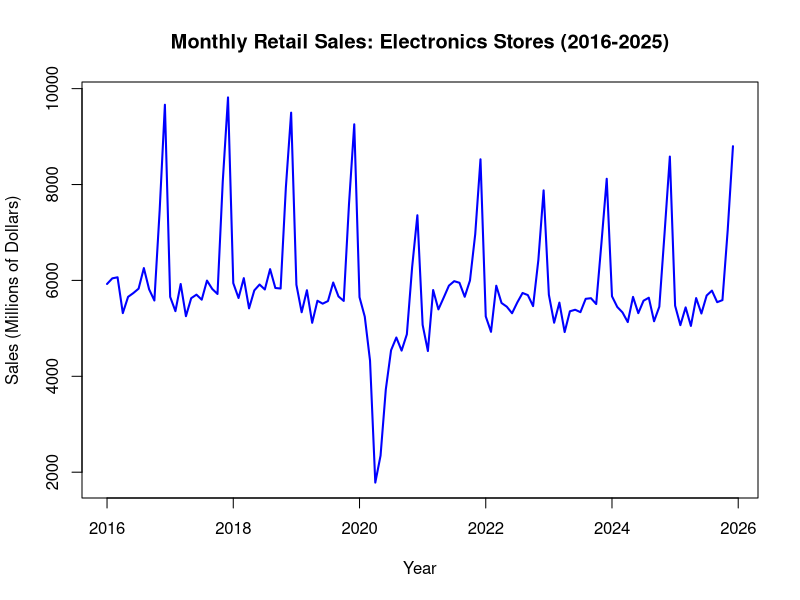
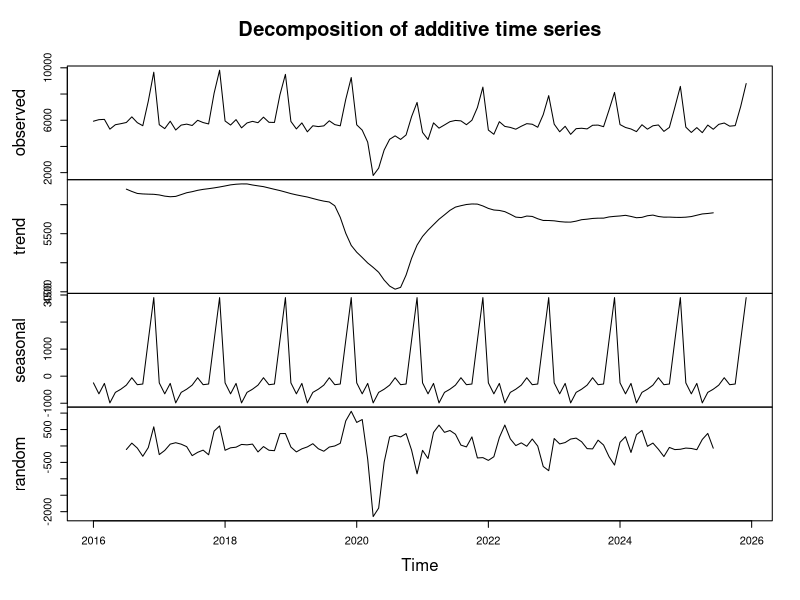
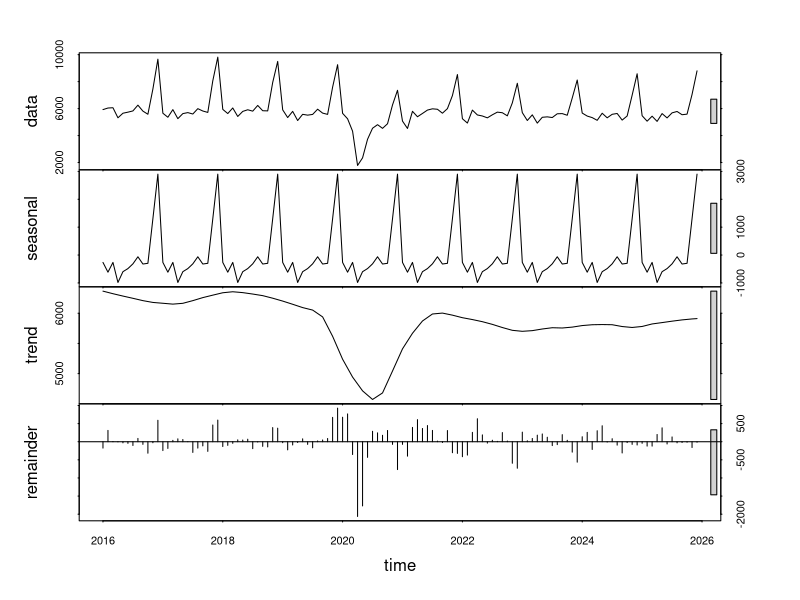
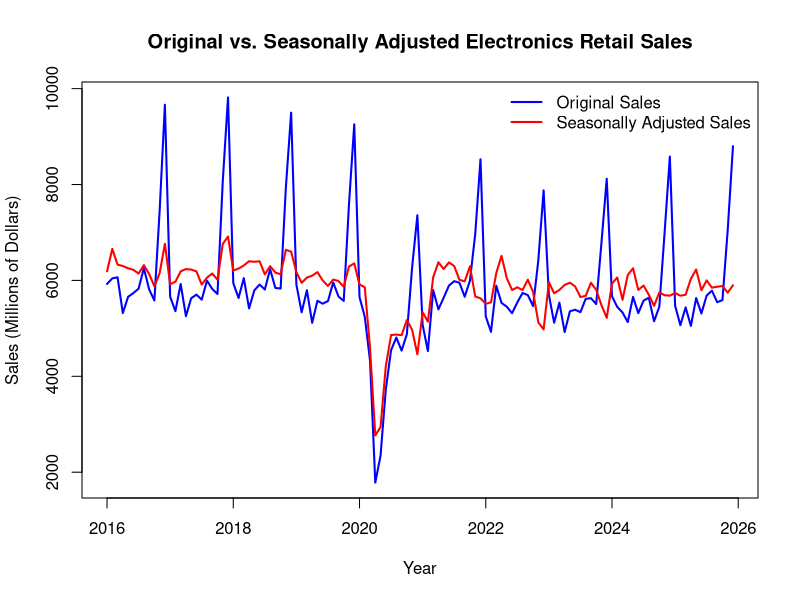
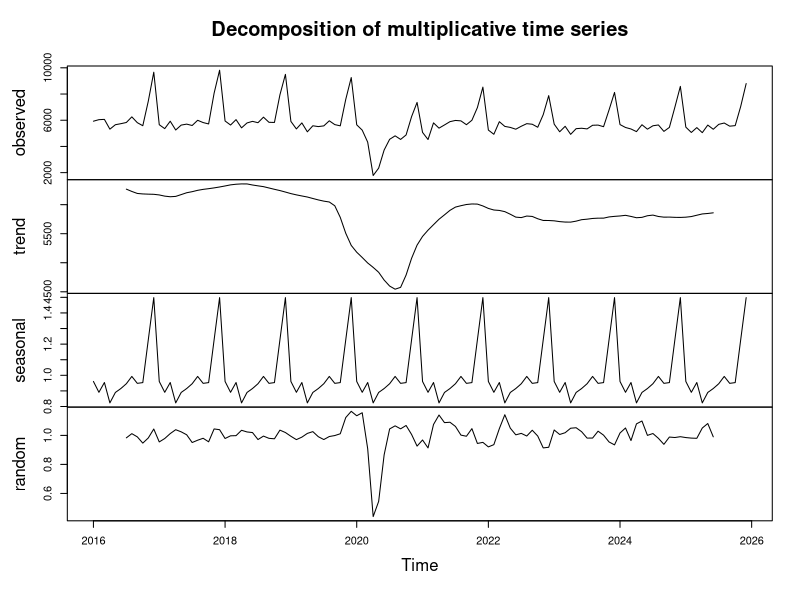
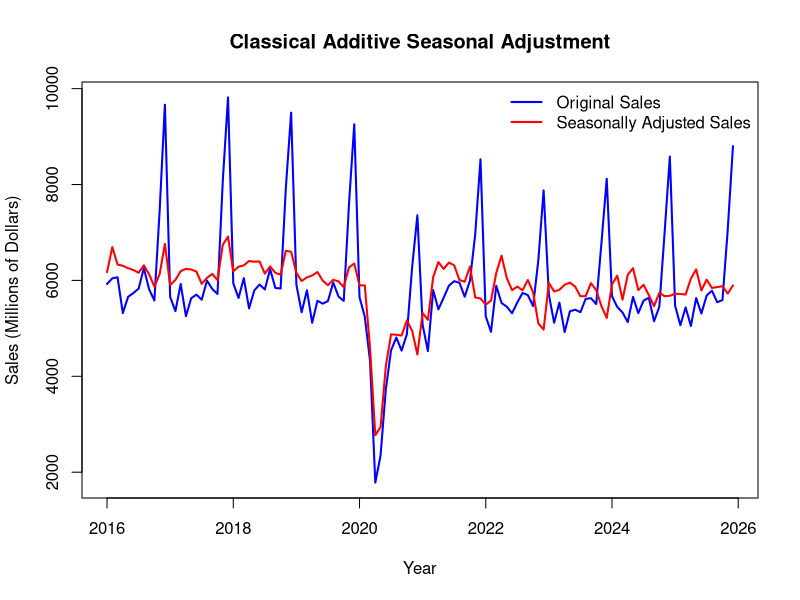

These figures' R source, in order:
## ---- chunk 1
knitr::opts_chunk$set(echo = TRUE)
## ---- chunk 2
retail_data <- read.csv("Retail Sales - Electronics Stores.csv")

head(retail_data)
str(retail_data)
## ---- chunk 3
retail_ts <- ts(
  retail_data$MRTSSM443142USN,
  start = c(2016, 1),
  frequency = 12
)

plot(
  retail_ts,
  main = "Monthly Retail Sales: Electronics Stores (2016-2025)",
  xlab = "Year",
  ylab = "Sales (Millions of Dollars)",
  col = "blue",
  lwd = 2
)
## ---- chunk 4
retail_decomp <- decompose(retail_ts, type = "additive")

plot(retail_decomp)
## ---- chunk 5
retail_stl <- stl(retail_ts, s.window = "periodic")

plot(retail_stl)
## ---- chunk 6
library(forecast)

# Examine the components stored in the STL decomposition
attributes(retail_stl)

# Calculate seasonally adjusted sales
retail_adjusted <- seasadj(retail_stl)

# Plot original and seasonally adjusted sales
plot(
  retail_ts,
  main = "Original vs. Seasonally Adjusted Electronics Retail Sales",
  xlab = "Year",
  ylab = "Sales (Millions of Dollars)",
  col = "blue",
  lwd = 2
)

lines(retail_adjusted, col = "red", lwd = 2)

legend(
  "topright",
  legend = c("Original Sales", "Seasonally Adjusted Sales"),
  col = c("blue", "red"),
  lty = 1,
  lwd = 2,
  bty = "n"
)
## ---- chunk 7
retail_mult <- decompose(retail_ts, type = "multiplicative")

plot(retail_mult)
## ---- chunk 8
# Examine classical decomposition attributes
attributes(retail_decomp)

# Calculate seasonally adjusted sales
retail_classical_adjusted <- seasadj(retail_decomp)

# Compare original and adjusted sales
plot(
  retail_ts,
  main = "Classical Additive Seasonal Adjustment",
  xlab = "Year",
  ylab = "Sales (Millions of Dollars)",
  col = "blue",
  lwd = 2
)

lines(retail_classical_adjusted, col = "red", lwd = 2)

legend(
  "topright",
  legend = c("Original Sales", "Seasonally Adjusted Sales"),
  col = c("blue", "red"),
  lty = 1,
  lwd = 2,
  bty = "n"
)
